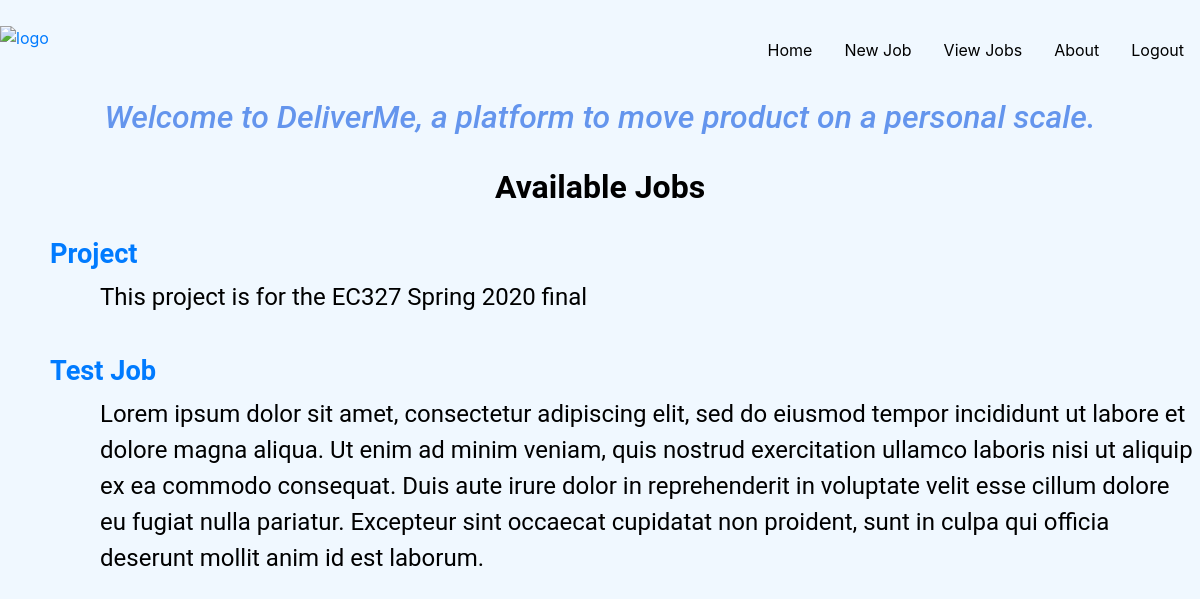
The page /list/ on the database as committed earlier.
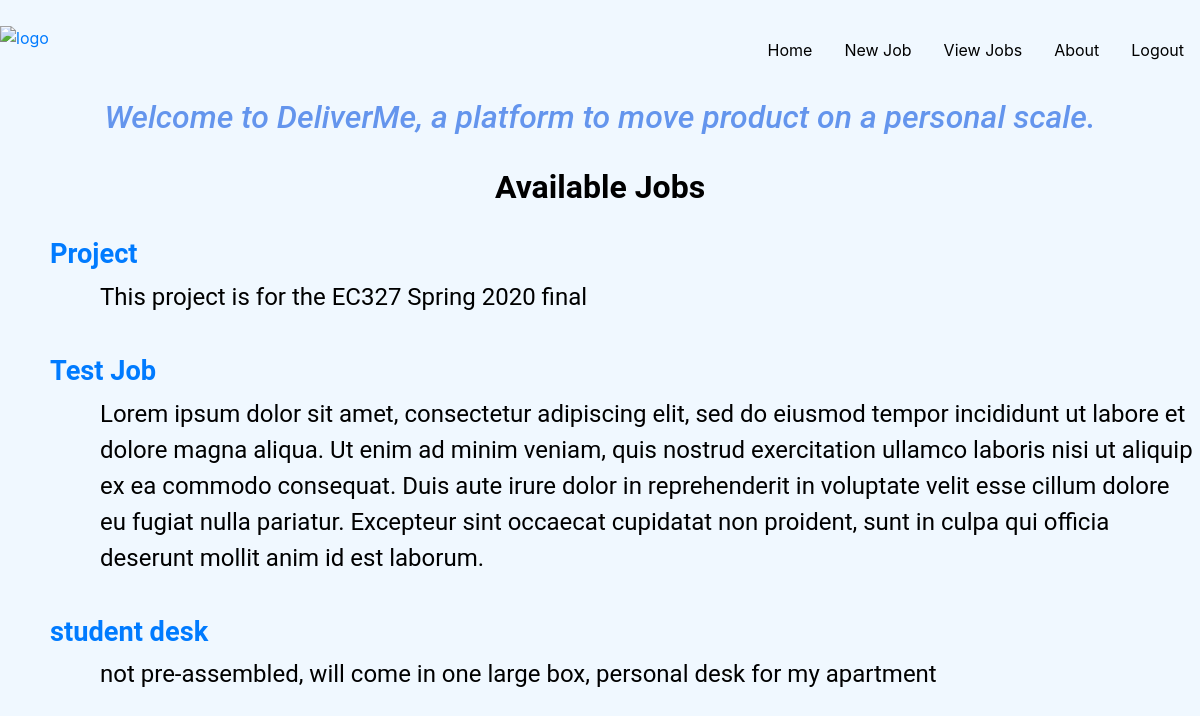
The same page on the database as committed later.
### DeliverApp/models.py (models this page shows)
class DeliveryRequest(models.Model):
    pickupName = models.CharField(max_length=30)
    pickupStreetAddress = models.CharField(max_length=100)
    pickupCity = models.CharField(max_length=20)
    pickupState = models.CharField(max_length=2)
    pickupZipcode = models.CharField(max_length=5)
    dropoffName = models.CharField(max_length=30)
    dropoffStreetAddress = models.CharField(max_length=100)
    dropoffCity = models.CharField(max_length=20)
    dropoffState = models.CharField(max_length=2)
    dropoffZipcode = models.CharField(max_length=5)
    emailaddress= models.CharField(max_length=50, default= "")
    item = models.CharField(max_length=30)
    description = models.TextField()
    dateCreated = models.DateTimeField(default=timezone.now)
    lastModified = models.DateTimeField(auto_now=True)

### DeliverApp/views.py (the view)
# urls.py: path('list/', views.requestList, name='requestList'),
def requestList(request):
    posts = DeliveryRequest.objects.all()
    return render(request, 'requestList.html', {'posts': posts})

### templates/requestList.html (shortened to what this page needs)
<!DOCTYPE html>
<html lang="en">
{% extends 'base.html' %}
{% block page_content %}
<head>
    <br>
    <div class="nav-bar">
    <a href="/"><img src="https://raw.githubusercontent.com/taylorschissel/DeliverMeProj/working_forms/templates/delivermelogo.png" alt="logo" width = 200 height = 60></a><a target='_blank' href='http://127.0.0.1:8000/'></a>
        <ul>
         <li><a href="{% url 'logout' %}">Logout</a></li>
         <li><a href="/about/">About</a></li>
         <li><a href="/list/">View Jobs</a></li>
        <li><a href="{% url 'newRequest' %}" class="top-menu">New Job</a></li>
         <li><a href="/">Home</a></li>
    </ul>
        </div>
    <br>
    <br>
</head>
<body>
<h1 class="center">Welcome to DeliverMe, a platform to move product on a personal scale.</h1><br>
<h2 class="center">Available Jobs</h2><br>
<div id="list-container">
{% for post in posts %}
    <div>
        <h3><a href="{% url 'requestDetail' pk=post.pk %}">{{ post.item }}</a></h3>
        <p>{{ post.description }}</p>
    <br>
    </div>
{% endfor %}
</div>
{% endblock %}

Rows that differ between the two databases and show on the page:
added DeliveryRequest: item "student desk", description "not pre-assembled, will come in one large box, personal desk for my apartment"
